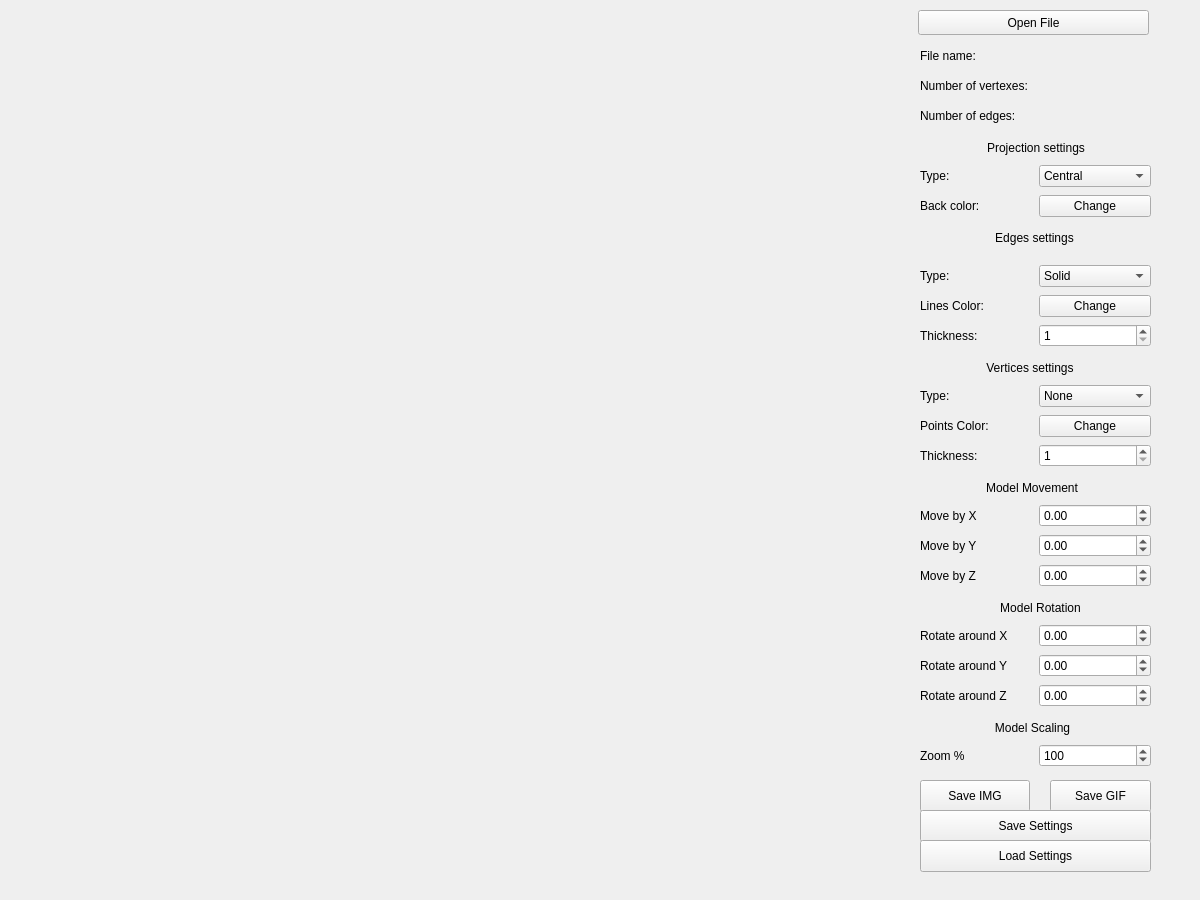
<?xml version="1.0" encoding="UTF-8"?>
<ui version="4.0">
 <class>view</class>
 <widget class="QMainWindow" name="view">
  <property name="geometry">
   <rect>
    <x>0</x>
    <y>0</y>
    <width>1200</width>
    <height>900</height>
   </rect>
  </property>
  <property name="minimumSize">
   <size>
    <width>1200</width>
    <height>900</height>
   </size>
  </property>
  <property name="maximumSize">
   <size>
    <width>1200</width>
    <height>900</height>
   </size>
  </property>
  <property name="windowTitle">
   <string>3DViewer 2.0</string>
  </property>
  <widget class="QWidget" name="centralwidget">
   <widget class="Scene" name="sceneWidget" native="true">
    <property name="geometry">
     <rect>
      <x>0</x>
      <y>0</y>
      <width>900</width>
      <height>900</height>
     </rect>
    </property>
    <property name="sizePolicy">
     <sizepolicy hsizetype="Fixed" vsizetype="Fixed">
      <horstretch>0</horstretch>
      <verstretch>0</verstretch>
     </sizepolicy>
    </property>
    <property name="minimumSize">
     <size>
      <width>900</width>
      <height>900</height>
     </size>
    </property>
    <property name="maximumSize">
     <size>
      <width>900</width>
      <height>900</height>
     </size>
    </property>
   </widget>
   <widget class="QPushButton" name="SaveImage">
    <property name="geometry">
     <rect>
      <x>920</x>
      <y>780</y>
      <width>110</width>
      <height>32</height>
     </rect>
    </property>
    <property name="text">
     <string>Save IMG</string>
    </property>
   </widget>
   <widget class="QPushButton" name="SaveGif">
    <property name="geometry">
     <rect>
      <x>1050</x>
      <y>780</y>
      <width>101</width>
      <height>32</height>
     </rect>
    </property>
    <property name="text">
     <string>Save GIF</string>
    </property>
   </widget>
   <widget class="QLabel" name="GifTimer_label">
    <property name="geometry">
     <rect>
      <x>1100</x>
      <y>770</y>
      <width>51</width>
      <height>20</height>
     </rect>
    </property>
    <property name="text">
     <string/>
    </property>
   </widget>
   <widget class="QPushButton" name="SaveSettings">
    <property name="geometry">
     <rect>
      <x>920</x>
      <y>810</y>
      <width>231</width>
      <height>32</height>
     </rect>
    </property>
    <property name="text">
     <string>Save Settings</string>
    </property>
   </widget>
   <widget class="QPushButton" name="LoadSettings">
    <property name="geometry">
     <rect>
      <x>920</x>
      <y>840</y>
      <width>231</width>
      <height>32</height>
     </rect>
    </property>
    <property name="text">
     <string>Load Settings</string>
    </property>
   </widget>
   <widget class="QWidget" name="layoutWidget00">
    <property name="geometry">
     <rect>
      <x>920</x>
      <y>40</y>
      <width>231</width>
      <height>31</height>
     </rect>
    </property>
    <layout class="QHBoxLayout" name="horizontalLayout">
     <item>
      <widget class="QLabel" name="label_file_name_2">
       <property name="text">
        <string>File name:</string>
       </property>
      </widget>
     </item>
     <item>
      <widget class="QLabel" name="file_name_2">
       <property name="text">
        <string/>
       </property>
       <property name="alignment">
        <set>Qt::AlignRight|Qt::AlignTrailing|Qt::AlignVCenter</set>
       </property>
       <property name="wordWrap">
        <bool>false</bool>
       </property>
      </widget>
     </item>
    </layout>
   </widget>
   <widget class="QWidget" name="layoutWidget01">
    <property name="geometry">
     <rect>
      <x>920</x>
      <y>70</y>
      <width>231</width>
      <height>31</height>
     </rect>
    </property>
    <layout class="QHBoxLayout" name="horizontalLayout_2">
     <item>
      <widget class="QLabel" name="label_count_vertexes_2">
       <property name="text">
        <string>Number of vertexes:</string>
       </property>
      </widget>
     </item>
     <item>
      <widget class="QLabel" name="count_vertexes_2">
       <property name="text">
        <string/>
       </property>
       <property name="alignment">
        <set>Qt::AlignRight|Qt::AlignTrailing|Qt::AlignVCenter</set>
       </property>
      </widget>
     </item>
    </layout>
   </widget>
   <widget class="QWidget" name="layoutWidget02">
    <property name="geometry">
     <rect>
      <x>920</x>
      <y>100</y>
      <width>231</width>
      <height>31</height>
     </rect>
    </property>
    <layout class="QHBoxLayout" name="horizontalLayout_3">
     <property name="sizeConstraint">
      <enum>QLayout::SetDefaultConstraint</enum>
     </property>
     <item>
      <widget class="QLabel" name="label_count_facets_2">
       <property name="text">
        <string>Number of edges:</string>
       </property>
      </widget>
     </item>
     <item>
      <widget class="QLabel" name="count_facets_2">
       <property name="text">
        <string/>
       </property>
       <property name="alignment">
        <set>Qt::AlignRight|Qt::AlignTrailing|Qt::AlignVCenter</set>
       </property>
      </widget>
     </item>
    </layout>
   </widget>
   <widget class="QLabel" name="label_23">
    <property name="geometry">
     <rect>
      <x>980</x>
      <y>140</y>
      <width>112</width>
      <height>16</height>
     </rect>
    </property>
    <property name="text">
     <string>Projection settings</string>
    </property>
    <property name="alignment">
     <set>Qt::AlignCenter</set>
    </property>
   </widget>
   <widget class="QWidget" name="layoutWidget03">
    <property name="geometry">
     <rect>
      <x>920</x>
      <y>190</y>
      <width>231</width>
      <height>32</height>
     </rect>
    </property>
    <layout class="QHBoxLayout" name="horizontalLayout_10">
     <item>
      <widget class="QLabel" name="label_background_color">
       <property name="text">
        <string>Back color:</string>
       </property>
      </widget>
     </item>
     <item>
      <widget class="QPushButton" name="BGColorChange_pushButton">
       <property name="text">
        <string>Change</string>
       </property>
      </widget>
     </item>
    </layout>
   </widget>
   <widget class="QWidget" name="layoutWidget04">
    <property name="geometry">
     <rect>
      <x>920</x>
      <y>160</y>
      <width>231</width>
      <height>32</height>
     </rect>
    </property>
    <layout class="QHBoxLayout" name="horizontalLayout_9">
     <item>
      <widget class="QLabel" name="label_12">
       <property name="text">
        <string>Type:</string>
       </property>
      </widget>
     </item>
     <item>
      <widget class="QComboBox" name="comboBox_projection_type">
       <item>
        <property name="text">
         <string>Central</string>
        </property>
       </item>
       <item>
        <property name="text">
         <string>Parallel</string>
        </property>
       </item>
      </widget>
     </item>
    </layout>
   </widget>
   <widget class="QWidget" name="layoutWidget05">
    <property name="geometry">
     <rect>
      <x>920</x>
      <y>260</y>
      <width>231</width>
      <height>32</height>
     </rect>
    </property>
    <layout class="QHBoxLayout" name="horizontalLayout_19">
     <item>
      <widget class="QLabel" name="label_line">
       <property name="text">
        <string>Type:</string>
       </property>
      </widget>
     </item>
     <item>
      <widget class="QComboBox" name="comboBox_edges_type">
       <item>
        <property name="text">
         <string>Solid</string>
        </property>
       </item>
       <item>
        <property name="text">
         <string>Dashed</string>
        </property>
       </item>
      </widget>
     </item>
    </layout>
   </widget>
   <widget class="QLabel" name="label_14">
    <property name="geometry">
     <rect>
      <x>990</x>
      <y>230</y>
      <width>89</width>
      <height>16</height>
     </rect>
    </property>
    <property name="text">
     <string>Edges settings</string>
    </property>
    <property name="scaledContents">
     <bool>true</bool>
    </property>
    <property name="alignment">
     <set>Qt::AlignCenter</set>
    </property>
   </widget>
   <widget class="QWidget" name="layoutWidget06">
    <property name="geometry">
     <rect>
      <x>920</x>
      <y>320</y>
      <width>231</width>
      <height>31</height>
     </rect>
    </property>
    <layout class="QHBoxLayout" name="horizontalLayout_21">
     <item>
      <widget class="QLabel" name="label_line_width">
       <property name="text">
        <string>Thickness:</string>
       </property>
      </widget>
     </item>
     <item>
      <widget class="QSpinBox" name="spinBox_edges_thickness">
       <property name="minimum">
        <number>1</number>
       </property>
       <property name="maximum">
        <number>10</number>
       </property>
      </widget>
     </item>
    </layout>
   </widget>
   <widget class="QWidget" name="layoutWidget07">
    <property name="geometry">
     <rect>
      <x>920</x>
      <y>290</y>
      <width>231</width>
      <height>32</height>
     </rect>
    </property>
    <layout class="QHBoxLayout" name="horizontalLayout_20">
     <item>
      <widget class="QLabel" name="label_line_color_2">
       <property name="text">
        <string>Lines Color:</string>
       </property>
      </widget>
     </item>
     <item>
      <widget class="QPushButton" name="LinesColorChange_pushButton">
       <property name="text">
        <string>Change</string>
       </property>
      </widget>
     </item>
    </layout>
   </widget>
   <widget class="QLabel" name="label_17">
    <property name="geometry">
     <rect>
      <x>980</x>
      <y>360</y>
      <width>100</width>
      <height>16</height>
     </rect>
    </property>
    <property name="text">
     <string>Vertices settings</string>
    </property>
    <property name="alignment">
     <set>Qt::AlignCenter</set>
    </property>
   </widget>
   <widget class="QWidget" name="layoutWidget08">
    <property name="geometry">
     <rect>
      <x>920</x>
      <y>410</y>
      <width>231</width>
      <height>32</height>
     </rect>
    </property>
    <layout class="QHBoxLayout" name="horizontalLayout_23">
     <item>
      <widget class="QLabel" name="label_19">
       <property name="text">
        <string>Points Color:</string>
       </property>
      </widget>
     </item>
     <item>
      <widget class="QPushButton" name="PointsColorChange_pushButton">
       <property name="text">
        <string>Change</string>
       </property>
      </widget>
     </item>
    </layout>
   </widget>
   <widget class="QWidget" name="layoutWidget09">
    <property name="geometry">
     <rect>
      <x>920</x>
      <y>440</y>
      <width>231</width>
      <height>31</height>
     </rect>
    </property>
    <layout class="QHBoxLayout" name="horizontalLayout_24">
     <item>
      <widget class="QLabel" name="label_20">
       <property name="text">
        <string>Thickness:</string>
       </property>
      </widget>
     </item>
     <item>
      <widget class="QSpinBox" name="spinBox_vertices_thickness">
       <property name="minimum">
        <number>1</number>
       </property>
       <property name="maximum">
        <number>100</number>
       </property>
      </widget>
     </item>
    </layout>
   </widget>
   <widget class="QWidget" name="layoutWidget10">
    <property name="geometry">
     <rect>
      <x>920</x>
      <y>380</y>
      <width>231</width>
      <height>32</height>
     </rect>
    </property>
    <layout class="QHBoxLayout" name="horizontalLayout_22">
     <item>
      <widget class="QLabel" name="label_18">
       <property name="text">
        <string>Type:</string>
       </property>
      </widget>
     </item>
     <item>
      <widget class="QComboBox" name="comboBox_vertices_type">
       <item>
        <property name="text">
         <string>None</string>
        </property>
       </item>
       <item>
        <property name="text">
         <string>Circle</string>
        </property>
       </item>
       <item>
        <property name="text">
         <string>Square</string>
        </property>
       </item>
      </widget>
     </item>
    </layout>
   </widget>
   <widget class="QLabel" name="label_21">
    <property name="geometry">
     <rect>
      <x>980</x>
      <y>480</y>
      <width>104</width>
      <height>16</height>
     </rect>
    </property>
    <property name="text">
     <string>Model Movement</string>
    </property>
    <property name="alignment">
     <set>Qt::AlignCenter</set>
    </property>
   </widget>
   <widget class="QWidget" name="layoutWidget11">
    <property name="geometry">
     <rect>
      <x>920</x>
      <y>530</y>
      <width>231</width>
      <height>31</height>
     </rect>
    </property>
    <layout class="QHBoxLayout" name="horizontalLayout_26">
     <item>
      <widget class="QLabel" name="label_24">
       <property name="text">
        <string>Move by Y</string>
       </property>
      </widget>
     </item>
     <item>
      <widget class="QDoubleSpinBox" name="Y_movement_SpinBox">
       <property name="minimum">
        <double>-100.000000000000000</double>
       </property>
       <property name="maximum">
        <double>100.000000000000000</double>
       </property>
       <property name="singleStep">
        <double>0.200000000000000</double>
       </property>
      </widget>
     </item>
    </layout>
   </widget>
   <widget class="QWidget" name="layoutWidget12">
    <property name="geometry">
     <rect>
      <x>920</x>
      <y>560</y>
      <width>231</width>
      <height>31</height>
     </rect>
    </property>
    <layout class="QHBoxLayout" name="horizontalLayout_27">
     <item>
      <widget class="QLabel" name="label_25">
       <property name="text">
        <string>Move by Z</string>
       </property>
      </widget>
     </item>
     <item>
      <widget class="QDoubleSpinBox" name="Z_movement_SpinBox">
       <property name="minimum">
        <double>-100.000000000000000</double>
       </property>
       <property name="maximum">
        <double>100.000000000000000</double>
       </property>
       <property name="singleStep">
        <double>0.200000000000000</double>
       </property>
      </widget>
     </item>
    </layout>
   </widget>
   <widget class="QWidget" name="layoutWidget13">
    <property name="geometry">
     <rect>
      <x>920</x>
      <y>500</y>
      <width>231</width>
      <height>31</height>
     </rect>
    </property>
    <layout class="QHBoxLayout" name="horizontalLayout_25">
     <item>
      <widget class="QLabel" name="label_26">
       <property name="text">
        <string>Move by X</string>
       </property>
      </widget>
     </item>
     <item>
      <widget class="QDoubleSpinBox" name="X_movement_SpinBox">
       <property name="minimum">
        <double>-100.000000000000000</double>
       </property>
       <property name="maximum">
        <double>100.000000000000000</double>
       </property>
       <property name="singleStep">
        <double>0.200000000000000</double>
       </property>
      </widget>
     </item>
    </layout>
   </widget>
   <widget class="QLabel" name="label_22">
    <property name="geometry">
     <rect>
      <x>990</x>
      <y>600</y>
      <width>101</width>
      <height>16</height>
     </rect>
    </property>
    <property name="text">
     <string>Model Rotation</string>
    </property>
    <property name="alignment">
     <set>Qt::AlignCenter</set>
    </property>
   </widget>
   <widget class="QWidget" name="layoutWidget14">
    <property name="geometry">
     <rect>
      <x>920</x>
      <y>680</y>
      <width>231</width>
      <height>31</height>
     </rect>
    </property>
    <layout class="QHBoxLayout" name="horizontalLayout_30">
     <item>
      <widget class="QLabel" name="label_29">
       <property name="text">
        <string>Rotate around Z</string>
       </property>
      </widget>
     </item>
     <item>
      <widget class="QDoubleSpinBox" name="Z_rotation_SpinBox">
       <property name="minimum">
        <double>-180.000000000000000</double>
       </property>
       <property name="maximum">
        <double>180.000000000000000</double>
       </property>
       <property name="singleStep">
        <double>5.000000000000000</double>
       </property>
      </widget>
     </item>
    </layout>
   </widget>
   <widget class="QWidget" name="layoutWidget15">
    <property name="geometry">
     <rect>
      <x>920</x>
      <y>650</y>
      <width>231</width>
      <height>31</height>
     </rect>
    </property>
    <layout class="QHBoxLayout" name="horizontalLayout_29">
     <item>
      <widget class="QLabel" name="label_28">
       <property name="text">
        <string>Rotate around Y</string>
       </property>
      </widget>
     </item>
     <item>
      <widget class="QDoubleSpinBox" name="Y_rotation_SpinBox">
       <property name="minimum">
        <double>-180.000000000000000</double>
       </property>
       <property name="maximum">
        <double>180.000000000000000</double>
       </property>
       <property name="singleStep">
        <double>5.000000000000000</double>
       </property>
      </widget>
     </item>
    </layout>
   </widget>
   <widget class="QWidget" name="layoutWidget16">
    <property name="geometry">
     <rect>
      <x>920</x>
      <y>620</y>
      <width>231</width>
      <height>31</height>
     </rect>
    </property>
    <layout class="QHBoxLayout" name="horizontalLayout_28">
     <item>
      <widget class="QLabel" name="label_27">
       <property name="text">
        <string>Rotate around X</string>
       </property>
      </widget>
     </item>
     <item>
      <widget class="QDoubleSpinBox" name="X_rotation_SpinBox">
       <property name="minimum">
        <double>-180.000000000000000</double>
       </property>
       <property name="maximum">
        <double>180.000000000000000</double>
       </property>
       <property name="singleStep">
        <double>5.000000000000000</double>
       </property>
      </widget>
     </item>
    </layout>
   </widget>
   <widget class="QLabel" name="label_30">
    <property name="geometry">
     <rect>
      <x>990</x>
      <y>720</y>
      <width>85</width>
      <height>16</height>
     </rect>
    </property>
    <property name="text">
     <string>Model Scaling</string>
    </property>
    <property name="alignment">
     <set>Qt::AlignCenter</set>
    </property>
   </widget>
   <widget class="QWidget" name="layoutWidget17">
    <property name="geometry">
     <rect>
      <x>920</x>
      <y>740</y>
      <width>231</width>
      <height>31</height>
     </rect>
    </property>
    <layout class="QHBoxLayout" name="horizontalLayout_33">
     <item>
      <widget class="QLabel" name="label_33">
       <property name="text">
        <string>Zoom %</string>
       </property>
      </widget>
     </item>
     <item>
      <widget class="QSpinBox" name="Model_Zoom_spinBox">
       <property name="minimum">
        <number>1</number>
       </property>
       <property name="maximum">
        <number>1000</number>
       </property>
       <property name="singleStep">
        <number>10</number>
       </property>
       <property name="value">
        <number>100</number>
       </property>
      </widget>
     </item>
    </layout>
   </widget>
   <widget class="QPushButton" name="openFile">
    <property name="geometry">
     <rect>
      <x>918</x>
      <y>10</y>
      <width>231</width>
      <height>25</height>
     </rect>
    </property>
    <property name="text">
     <string>Open File</string>
    </property>
   </widget>
  </widget>
 </widget>
 <customwidgets>
  <customwidget>
   <class>Scene</class>
   <extends>QWidget</extends>
   <header>scene.h</header>
   <container>1</container>
  </customwidget>
 </customwidgets>
 <resources/>
 <connections/>
</ui>
